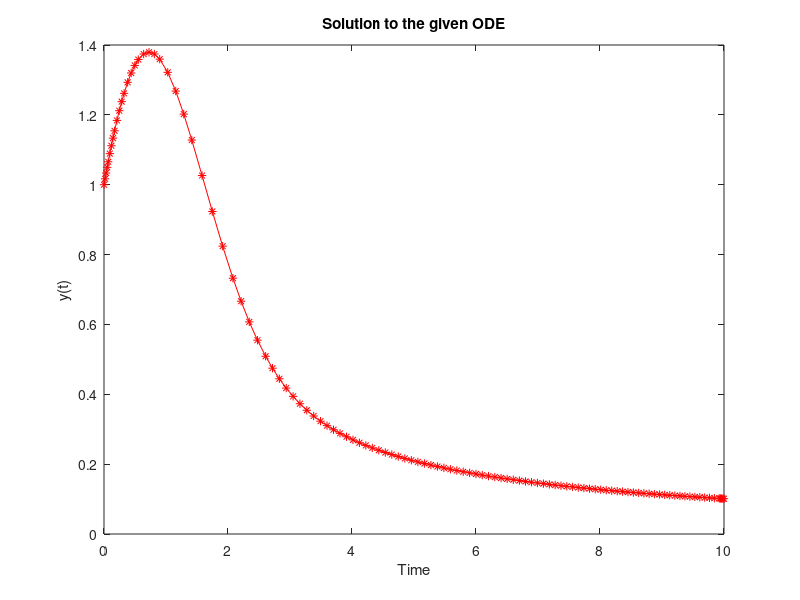

Reproduce this figure in MATLAB.
% define the system
% y' = -t * y + 1 with y(0) = 1
dydt = @(t, y) -t * y + 1;

y0 = 1; % define initial condition
tspan = [0 10]; % time span

% solving the system using ode45
[t, y] = ode45(dydt, tspan, y0);

% plot the solution
plot(t, y, 'r-*')
xlabel('Time')
ylabel('y(t)')
title('Solution to the given ODE')